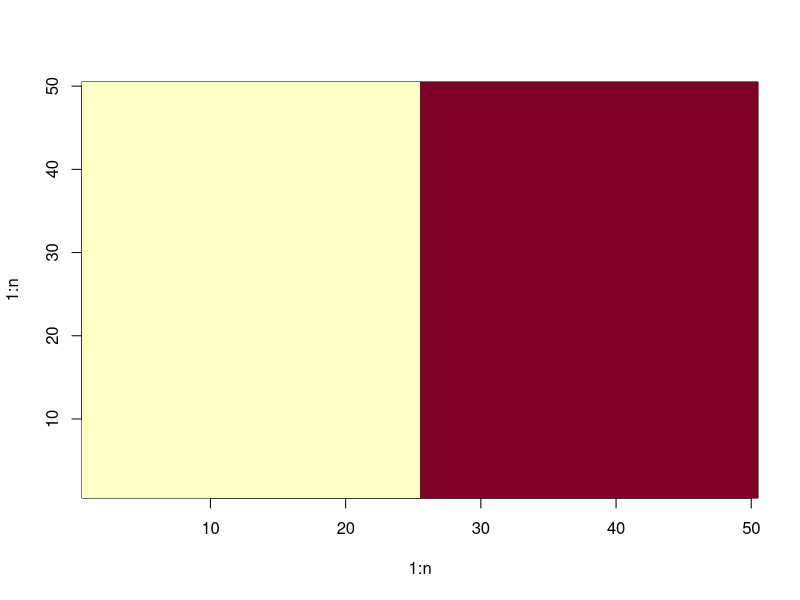
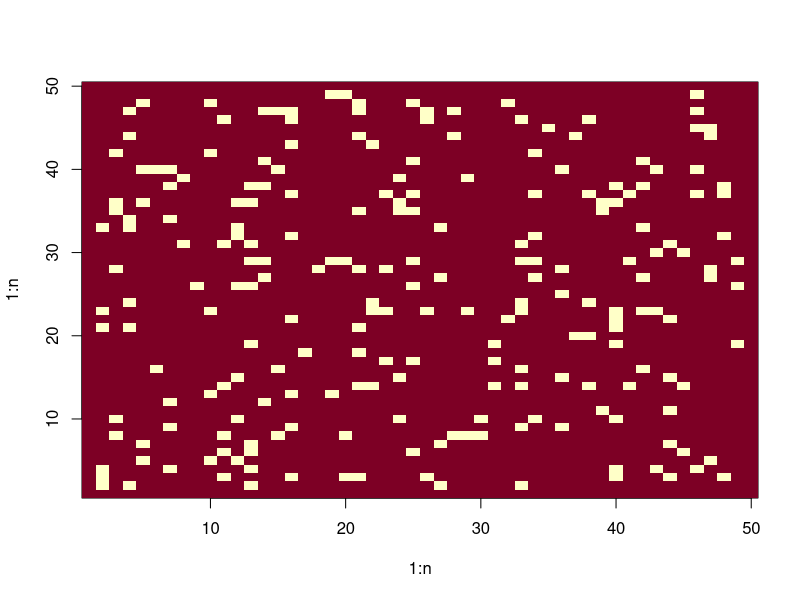
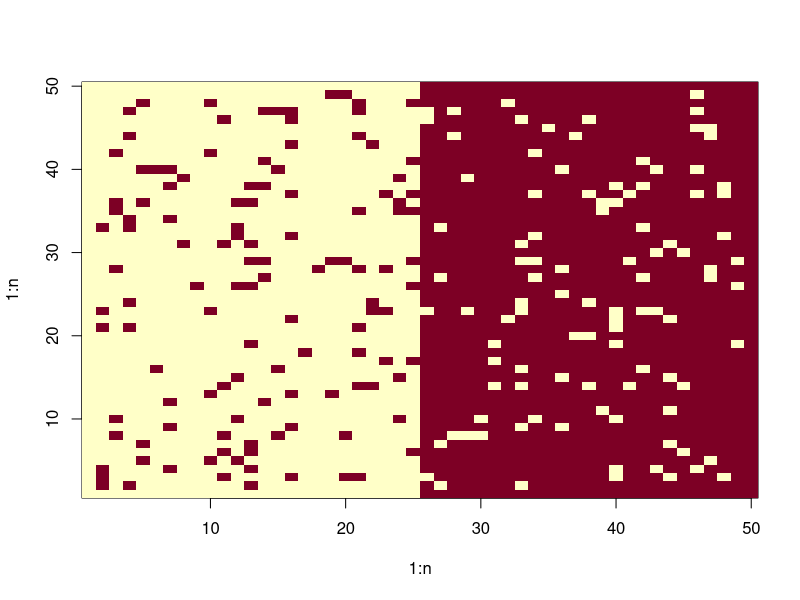

R code for these plots, in order:
## ---- chunk 1
n = 50
p = 0.1
X = matrix(1, n, n)
X[1:(n/2),] = -1 # X e a imagem verdadeira
image(1:n, 1:n, X)
Y = as.matrix(2*(rbinom(n^2, 1, 1-p) - 0.5))
dim(Y) = c(n, n) # Y sao os pixels corrompido
Y[1,] = 1 # nao queremos que a borda seja corrompida
Y[,1] = 1
Y[n,] = 1
Y[,n] = 1
image(1:n, 1:n, Y)
Z = X*Y # Z e a imagem observada
image(1:n, 1:n, Z)
## ---- chunk 2
metropolis_hastings = function(rprop, log_dprop, log_mu, theta_1 = 1, B = 10^5)
{
  theta = rep(NA, B)
  theta[1] = theta_1
  for(ii in 2:B)
  {
    theta[ii] = rprop(theta[ii-1])
    log_L = log_mu(theta[ii]) + log_dprop(theta[ii-1], theta[ii]) -
      log_mu(theta[ii-1]) -log_dprop(theta[ii], theta[ii-1])
    if(log(runif(1)) > log_L) theta[ii] = theta[ii-1]
  }
  theta
}
